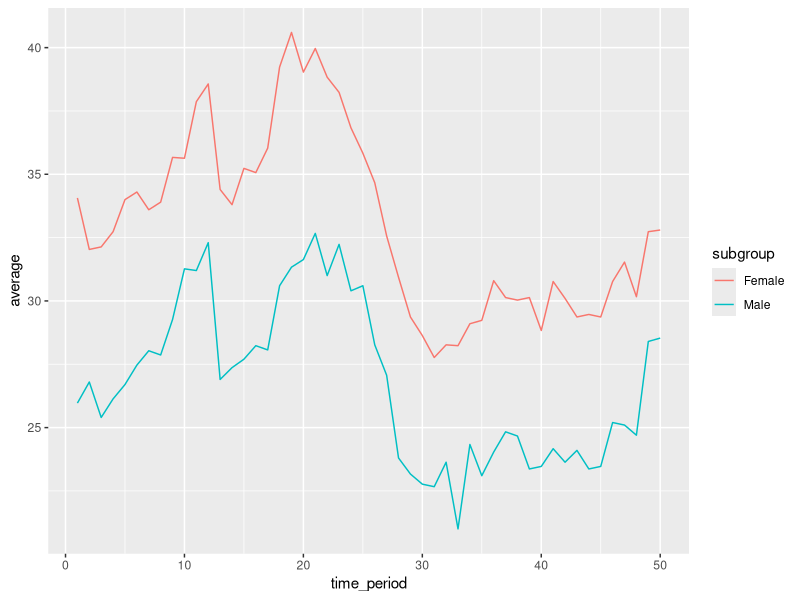
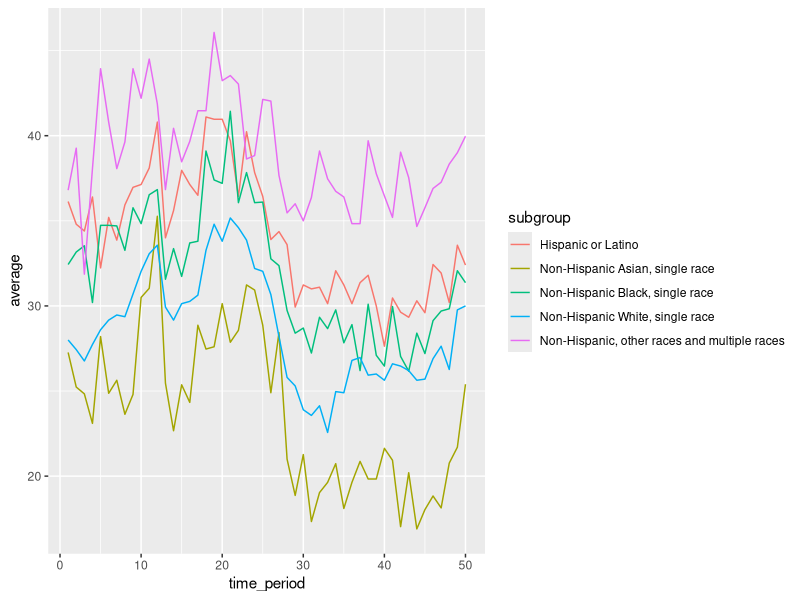

Recreate these plots in R, in order.
## ---- chunk 1
knitr::opts_chunk$set(echo = TRUE)
## ---- chunk 2
library(tidyverse)
## ---- chunk 3
mental <- read_csv("data/mentalhealth.csv")
names(mental) <- gsub(" ", "_", names(mental)) |> tolower()
## ---- chunk 4
mental|>
    filter(group == "By Sex") |>
    group_by(time_period, subgroup) |>
    summarize(average = mean(value, na.rm = TRUE)) |>
    ggplot(aes(x = time_period, y = average)) +
    geom_line(aes(col = subgroup))

sex_lm <- 
  lm(
    data = mental|>
      filter(group == "By Sex"),
   value ~ time_period + subgroup)

summary(sex_lm)$coefficients |> knitr::kable(digits = 3)
## ---- chunk 5
mental|>
    filter(group == "By Race/Hispanic ethnicity") |>
    group_by(time_period, subgroup) |>
    summarize(average = mean(value, na.rm = TRUE)) |>
    ggplot(aes(x = time_period, y = average)) +
    geom_line(aes(col = subgroup))

race_lm <- 
  lm(
    data = mental|>
      filter(group == "By Race/Hispanic ethnicity"),
   value ~ time_period + subgroup)

